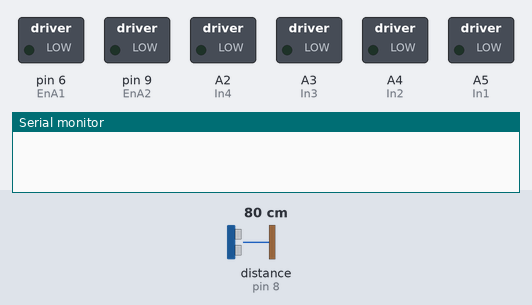
A sketch run on a simulated Arduino Uno, built with avr-gcc and run on an emulated ATmega328P. Shown: switched loads named in the sketch (green lamp = pin HIGH), the last lines printed to the serial monitor. The inputs (shaded band) are chosen by the test bench; at power-on: distance to the obstacle (sensor on pin 8) 80 cm. The echo pulse lasts 58.3 µs per cm; pins used as bus, display or sensor lines are not drawn.

Above: at 0.1 s.
At 10.64 s:
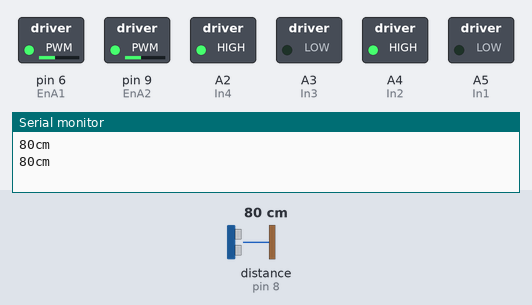
At 19.31 s:
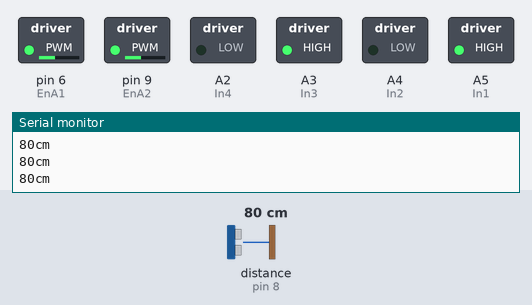
Timing chart, 0 to 20.9 s (numbered marks = the images above):
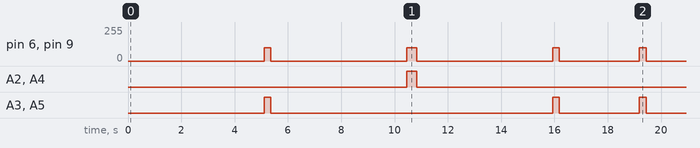

The sketch:

ultrasonic_finding_timmy.ino
```cpp
const int trigPin = 7;
const int echoPin = 8;

//motor pins
const int In1 = A5;
const int In2 = A4;
const int In3 = A3;
const int In4 = A2;

//enable pins
const int EnA1 = 6;
const int EnA2 = 9;

bool Bool = true;
//variables for each direction value
int rightV, leftV, straightV;

// Variables for duration of ping and the distance in cm
long duration, cm;


void setup() {
  //ultrasonic
  pinMode(trigPin, OUTPUT);
  pinMode(echoPin, INPUT);
  //motor
  pinMode(In1, OUTPUT);
  pinMode(In2, OUTPUT);
  pinMode(In3, OUTPUT);
  pinMode(In4, OUTPUT);
  pinMode(EnA1, OUTPUT);
  pinMode(EnA2, OUTPUT);
  //initialise serial communication:
  Serial.begin(9600);
}


void loop() {
  if (/* uses colour sensor to read the colour green meaning in toxic waste*/ Bool == true) {
    delay(5000);
    straightV = readDistance();
    r();
    delay(5000);
    rightV = readDistance();
    l();
    delay(5000);
    leftV = readDistance();
    //get it back to facing forward with r()
    r();
    delay(3000);

    //gets smallest cm distance since the closest
    int smallest = min(straightV, min(rightV, leftV));
    if (smallest == rightV) {
      //go right
      r();
      delay(3000);
      s();
      motorOff();
    } else if (smallest == leftV) {
      //go left
      l();
      delay(3000);
      s();
      motorOff();
    } else if (smallest == straightV) {
      //go straight
      s();
      motorOff();
    }
    Bool = false;
  }
}

int readDistance() {
  digitalWrite(trigPin, LOW);
  delayMicroseconds(2);
  digitalWrite(trigPin, HIGH);
  delayMicroseconds(5);
  digitalWrite(trigPin, LOW);
  duration = pulseIn(echoPin, HIGH);

  // convert the time into a distance
  cm = microsecondsToCentimetres(duration);

  Serial.print(cm);
  Serial.print("cm");
  Serial.println();
  delay(100);
  return cm;
}
long microsecondsToCentimetres(long microseconds) {
  return microseconds / 29 / 2;
}


void r() {
  digitalWrite(In1, HIGH);
  digitalWrite(In2, LOW);
  digitalWrite(In3, HIGH);
  digitalWrite(In4, LOW);
  analogWrite(EnA1, 100);
  analogWrite(EnA2, 100);
  delay(250);
  motorOff();
}

void l() {
  digitalWrite(In3, LOW);
  digitalWrite(In4, HIGH);
  digitalWrite(In1, LOW);
  digitalWrite(In2, HIGH);
  analogWrite(EnA1, 100);
  analogWrite(EnA2, 100);
  delay(370);
  motorOff();
}

void s() {
  digitalWrite(In3, LOW);
  digitalWrite(In4, HIGH);
  digitalWrite(In1, HIGH);
  digitalWrite(In2, LOW);
  analogWrite(EnA1, 115);
  analogWrite(EnA2, 70);
}

void motorOff() {
  digitalWrite(In3, LOW);
  digitalWrite(In4, LOW);
  digitalWrite(In1, LOW);
  digitalWrite(In2, LOW);
  analogWrite(EnA1, 0);
  analogWrite(EnA2, 0);
}
```

Measured:
- by itself, A2 (In4), A4 (In2): LOW → HIGH at 10.5 s, → LOW 0.37 s later
- by itself, A3 (In3), A5 (In1): goes HIGH 0.25 s, LOW 10.6 s, HIGH 0.25 s, LOW 3.0 s, HIGH 0.25 s, then LOW
- by itself, pin 6 (EnA1), pin 9 (EnA2): 0/255 → 100/255 at 5.1 s, → 0/255 0.25 s later, → 100/255 5.1 s later, → 0/255 0.37 s later, … (8 changes in this stretch)
